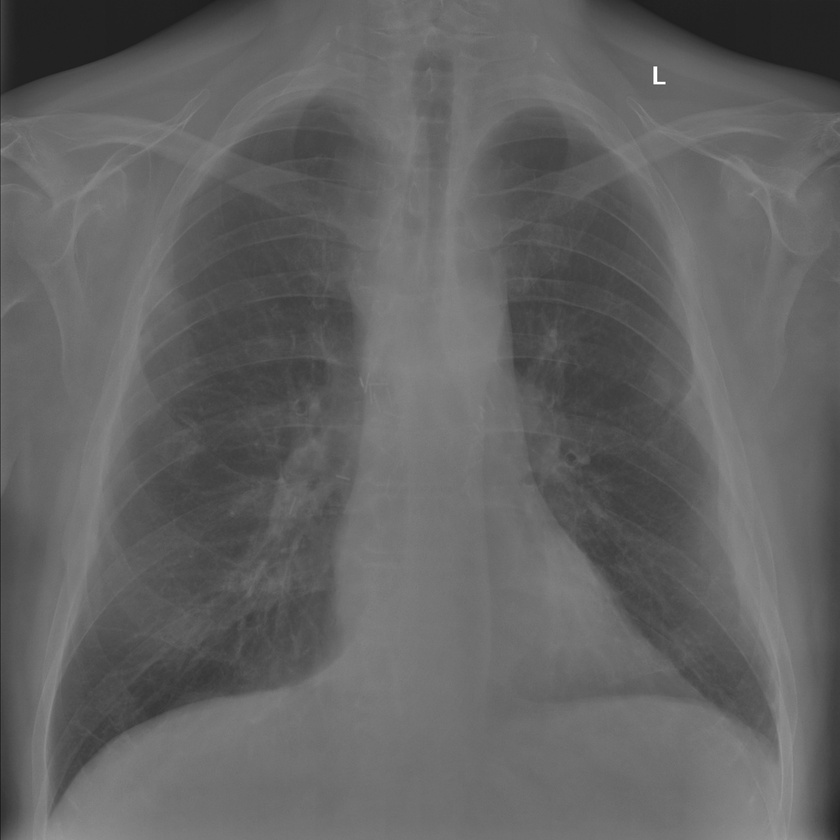
#> input picture before-equlization/COVID19(2).jpg, 840 x 840 px, shrunk from 2000 x 2000 before the run; its folder holds only this picture in this run
$ python equalization.py
#> lines starting #> are read from the running program, lines starting #| are printed output that depends on the picture
import numpy as np
import cv2 as cv
import os
import glob

def apply_histogram_equalization(source_path, dest_dir):
    """
    Apply histogram equalization to images and save results

    Args:
        source_path (str): Path to source image(s) or directory
        dest_dir (str): Directory to save equalized images
    """
    # Ensure the output directory exists
    os.makedirs(dest_dir, exist_ok=True)

    # Get all matching image files
    image_files = []
    if os.path.isdir(source_path):
        # If source_path is a directory, look for images inside it
        for ext in ['.jpeg', '.jpg', '.png', '.bmp', '.tiff']:
            pattern = os.path.join(source_path, f'*{ext}')
            image_files.extend(glob.glob(pattern))
    elif '*' in source_path:
        # If source_path contains wildcards, use it directly
        image_files = glob.glob(source_path)
    else:
        # Single file
        if os.path.isfile(source_path):
            image_files = [source_path]

    total_images = len(image_files)

    if total_images == 0:
        print(f"No images found matching {source_path}")
        return

    print(f"Starting histogram equalization on {total_images} images...")
    processed_count = 0

    for i, img_path in enumerate(image_files, 1):
        # Read image
        img = cv.imread(img_path, cv.IMREAD_GRAYSCALE)
#> img is the input picture: shape (840, 840); min 30, max 255, mean 99

        if img is None:
            print(f"Error: Could not read image {img_path}")
            continue

        # Apply histogram equalization
        equ = cv.equalizeHist(img)
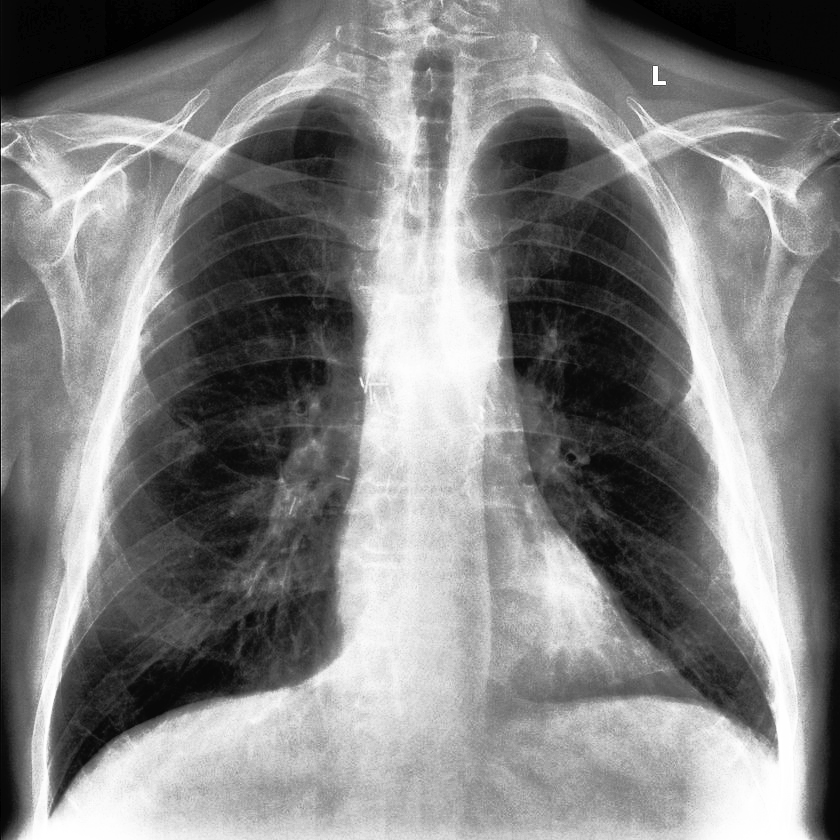
#> equ: shape (840, 840); min 0, max 255, mean 129.7

        # Create comparison image (original and equalized side by side)
        # res = np.hstack((img, equ))

        # Generate output filename - keep original name
        base_name = os.path.basename(img_path)
        output_path = os.path.join(dest_dir, base_name)

        # Save image
        cv.imwrite(output_path, equ)
        processed_count += 1

        # Print progress
        print(f"Processed {i}/{total_images} images ({i} done, {total_images-i} left) - {(i/total_images)*100:.1f}% complete")

    print(f"Histogram equalization completed! {processed_count} images processed successfully.")

# [66 lines left out: function apply_clahe_equalization, not called in this run]

# Call histogram equalization function as requested
if __name__ == "__main__":
    source_path = '/Users/tahmeed/Developer/Projects/Thesis/image-processing/before-equlization'
    dest_dir = '/Users/tahmeed/Developer/Projects/Thesis/image-processing/after-equalization/histogram'
    apply_histogram_equalization(source_path, dest_dir)
